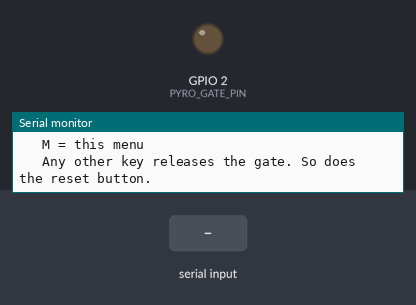
Recording of a sketch running on a simulated ESP32. On the bench: output pins drawn as LEDs (lit = HIGH), the last lines printed to the serial monitor. Dashed ring = blinking. The test bench sets the inputs (shaded band).

Above: at 2.9 s.
3.0 s: "b\n" received over Serial
At 5.9 s:
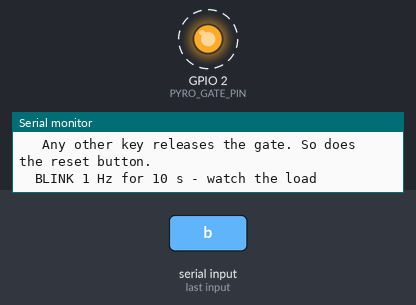
6.0 s: "1\n" received over Serial
At 6.6 s:
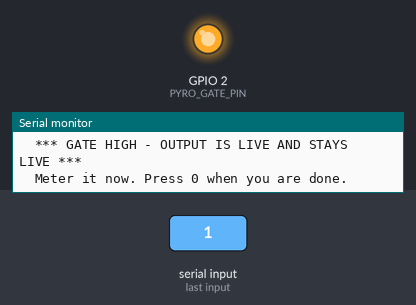
7.5 s: "B\n" received over Serial
At 8.25 s:
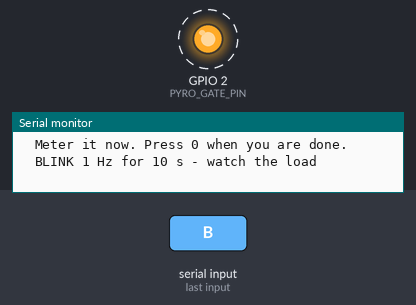
Timing chart, 0 to 16.5 s (numbered marks = the images above; inputs shaded):
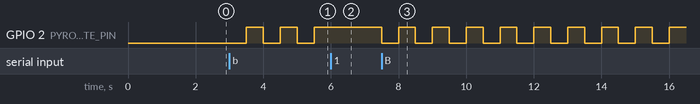

The sketch:

Pyro_Doctor.ino
```cpp
// =====================================================
// Pyro_Doctor - does the MOSFET module actually switch?
//
// The flight build drives the gate exactly once, for
// 400 ms, on the day it matters. That is the worst
// possible moment to find out the module is dead. So
// this sketch does the same thing on demand, from the
// serial monitor, with a meter on the output instead of
// a match.
//
// It answers three separate questions, and keeping them
// separate is the whole point:
//
//   1. Does GPIO2 actually swing?         (S3 side)
//   2. Does the gate reach the FET?       (wiring)
//   3. Does the FET pass current?         (module side)
//
// A single "no voltage at OUT" cannot tell those apart.
// Run the stages below in order and each one falls out
// on its own.
//
//   GPIO2 -> module (PWM)+     module GND -> board GND
//   pyro battery + -> module VIN+ / OUT+
//   LOAD across OUT+ / OUT-
//
// -----------------------------------------------------
// NO E-MATCH. NO SQUIB. NO IGNITER.
//
// This sketch will hold the gate HIGH for as long as you
// leave it there, which is the one thing the flight code
// is written to never do. A match on those terminals
// fires the instant you press 1. Use a resistor.
// -----------------------------------------------------
// =====================================================

// Must match Config.h. If you move the gate there, move
// it here in the same commit - a doctor that tests the
// wrong pin is worse than no doctor.
#define PYRO_GATE_PIN 2

// Same 400 ms the flight build uses, so the P command
// reproduces the real pulse and not an approximation of
// it. A rail that sags enough to reset the board will do
// it here too.
const unsigned long FIRE_DURATION = 400;

// A held gate is a live output. Say so, repeatedly, for
// as long as it is true - someone leaning in with a
// probe should not have to remember what they pressed.
const unsigned long LIVE_NAG      = 2000;

const unsigned long BLINK_HALF    = 500;   // 1 Hz square
const int           BLINK_CYCLES  = 10;

enum Mode { OFF, HOLD, PULSE, BLINK };

static Mode          mode      = OFF;
static unsigned long modeStart = 0;
static unsigned long lastNag   = 0;
static unsigned long lastEdge  = 0;
static int           edges     = 0;


// =====================================================
// GATE
//
// One place where the pin is written, so there is one
// place to look when the pin is wrong.
// =====================================================

static void gate(int level) {
  digitalWrite(PYRO_GATE_PIN, level);
}


static void allOff(const char *why) {
  gate(LOW);
  mode = OFF;
  Serial.printf("  [gate LOW] %s\n", why);
}


static void printWiring() {
  Serial.println();
  Serial.println("  WIRING");
  Serial.println("    GPIO2 -------> module (PWM)+");
  Serial.println("    board GND ---> module GND        <- both grounds, always");
  Serial.println("    pyro batt + -> module VIN+");
  Serial.println("    pyro batt - -> module VIN-");
  Serial.println("    LOAD --------> across OUT+ / OUT-");
  Serial.println();
  Serial.println("  The load is not optional. With nothing across OUT the");
  Serial.println("  meter's own 10 Mohm is the only path, and it will read");
  Serial.println("  whatever leakage feels like that day - often full battery");
  Serial.println("  volts with the FET hard off. That reading has fooled more");
  Serial.println("  people than a dead module ever has. A 100 ohm - 1k");
  Serial.println("  resistor, or a LED with its resistor, settles it.");
}


static void printProcedure() {
  Serial.println();
  Serial.println("  STAGE 1 - S3 side.  PYRO BATTERY DISCONNECTED.");
  Serial.println("    Meter on DC volts: black on board GND, red on GPIO2.");
  Serial.println("      press 1  ->  3.3 V     the S3 drives the gate");
  Serial.println("      press 0  ->  0.0 V");
  Serial.println("    Stuck at 0 with 1 pressed: the pad is dead or shorted,");
  Serial.println("    or GPIO2 is your board's RGB LED. The module is innocent.");
  Serial.println("    Around 1.5 V: something is loading the gate - a missing");
  Serial.println("    series resistor, or a module input that is not 3.3 V safe.");
  Serial.println();
  Serial.println("  STAGE 2 - module side.  BATTERY IN, LOAD ON, NO MATCH.");
  Serial.println("    Meter across the LOAD (OUT+ to OUT-):");
  Serial.println("      press 1  ->  ~Vbatt    the FET is conducting");
  Serial.println("      press 0  ->  ~0 V");
  Serial.println("    Meter GND to OUT- reads the OTHER way round:");
  Serial.println("      press 1  ->  0.0-0.3 V   Rds(on) drop, this is good");
  Serial.println("      press 0  ->  ~Vbatt      the load is holding OUT- up");
  Serial.println("    Both are correct. Pick one and write down which, because");
  Serial.println("    half the confusion on this bench is a meter clipped to a");
  Serial.println("    different terminal than the last time.");
  Serial.println();
  Serial.println("    Gate swings in stage 1 but OUT never moves in stage 2:");
  Serial.println("    the FET or its ground is the fault. That is the answer");
  Serial.println("    this sketch exists to produce.");
}


static void printMenu() {
  Serial.println();
  Serial.println("  --- COMMANDS ---");
  Serial.println("   1 = gate HIGH and HOLD   (meter time - output stays live)");
  Serial.println("   0 = gate LOW             (safe)");
  Serial.printf ("   P = timed pulse, %lu ms  (exactly what the flight code does)\n", FIRE_DURATION);
  Serial.println("   B = blink 1 Hz for 10 s  (watch the meter or LED chase it)");
  Serial.println("   S = status               W = wiring   H = how to measure");
  Serial.println("   M = this menu");
  Serial.println();
  Serial.println("   Any other key releases the gate. So does the reset button.");
}


static void printStatus() {
  // digitalRead on an OUTPUT reads the pad, not the
  // latch. If those two disagree, something outside the
  // S3 is holding the gate and no amount of firmware
  // will win that fight.
  int pad = digitalRead(PYRO_GATE_PIN);

  Serial.println();
  Serial.printf("  mode      : %s\n",
                mode == OFF   ? "OFF (gate low)" :
                mode == HOLD  ? "HOLD - OUTPUT IS LIVE" :
                mode == PULSE ? "pulse in progress" : "blinking");
  Serial.printf("  gate pin  : GPIO%d reads %s\n", PYRO_GATE_PIN, pad ? "HIGH" : "LOW");

  if (mode == HOLD)
    Serial.printf("  held for  : %.1f s\n", (millis() - modeStart) / 1000.0);

  if (mode == OFF && pad == HIGH) {
    Serial.println("  *** pad reads HIGH with the gate driven LOW - something");
    Serial.println("  *** external is holding it. Do not connect a match.");
  }
}


void setup() {
  // ---------------------------------------------------
  // NOTHING GOES ABOVE THIS LINE - same rule as
  // MRCC_FlightComputer_A.ino. Serial takes 1.5 s to come
  // up and the gate floats the whole time otherwise.
  //
  // The 10k pulldown at the gate is what actually covers
  // the window between reset and this line. This is the
  // second layer, not the first.
  // ---------------------------------------------------
  pinMode(PYRO_GATE_PIN, OUTPUT);
  digitalWrite(PYRO_GATE_PIN, LOW);

  Serial.begin(115200);
  delay(1500);

  Serial.println();
  Serial.println("=========================================");
  Serial.println(" Pyro_Doctor - MOSFET module bench test");
  Serial.printf ( " Chip: %s rev%d   gate: GPIO%d\n",
                  ESP.getChipModel(), ESP.getChipRevision(), PYRO_GATE_PIN);
  Serial.println("=========================================");
  Serial.println(" Gate is LOW. It stays low until you ask.");
  Serial.println();
  Serial.println(" *** NO E-MATCH ON THE OUTPUT. ***");
  Serial.println(" This sketch will hold the FET on for as");
  Serial.println(" long as you leave it. Use a resistor or");
  Serial.println(" a LED as the load. Nothing that burns.");
  Serial.println("=========================================");

  printWiring();
  printProcedure();
  printMenu();
}


void loop() {
  unsigned long now = millis();

  // ---- run whatever mode is active ----
  switch (mode) {

    case PULSE:
      if (now - modeStart >= FIRE_DURATION) {
        gate(LOW);
        mode = OFF;
        Serial.printf("  pulse ended after %lu ms - gate LOW\n", now - modeStart);
        Serial.println("  A meter cannot follow 400 ms. Use it to prove the");
        Serial.println("  pulse is SHORT, not to read the voltage: a LED load");
        Serial.println("  should blip, and the battery should not brown the");
        Serial.println("  board out. If the S3 reboots here, the flight build");
        Serial.println("  will reboot at apogee.");
      }
      break;

    case BLINK:
      if (now - lastEdge >= BLINK_HALF) {
        lastEdge = now;
        edges++;
        gate(edges & 1 ? HIGH : LOW);

        if (edges >= BLINK_CYCLES * 2) {
          gate(LOW);
          mode = OFF;
          Serial.println("  blink done - gate LOW");
          Serial.println("  A meter that swung the full way every second is a");
          Serial.println("  FET that switches. One that only twitched, or sat");
          Serial.println("  somewhere in the middle, is a gate not being driven");
          Serial.println("  hard enough - check the (PWM)+ wire and the grounds.");
        }
      }
      break;

    case HOLD:
      if (now - lastNag >= LIVE_NAG) {
        lastNag = now;
        Serial.printf("  [OUTPUT LIVE] gate HIGH for %.0f s - press 0 to stop\n",
                      (now - modeStart) / 1000.0);
      }
      break;

    case OFF:
      // Re-asserted every pass, as in the flight loop.
      // This is the state someone leaves the bench in.
      gate(LOW);
      break;
  }

  // ---- serial ----
  if (!Serial.available()) return;

  char c = Serial.read();
  if (c == '\n' || c == '\r') return;

  switch (c) {

    case '1':
      gate(HIGH);
      mode      = HOLD;
      modeStart = now;
      lastNag   = now;
      Serial.println();
      Serial.println("  *** GATE HIGH - OUTPUT IS LIVE AND STAYS LIVE ***");
      Serial.println("  Meter it now. Press 0 when you are done.");
      break;

    case '0': case 'l': case 'L':
      allOff("released");
      break;

    case 'p': case 'P':
      gate(HIGH);
      mode      = PULSE;
      modeStart = now;
      Serial.printf("\n  PULSE %lu ms - gate HIGH\n", FIRE_DURATION);
      break;

    case 'b': case 'B':
      mode     = BLINK;
      edges    = 0;
      lastEdge = now;
      gate(LOW);
      Serial.printf("\n  BLINK 1 Hz for %d s - watch the load\n", BLINK_CYCLES);
      break;

    case 's': case 'S': printStatus();    break;
    case 'w': case 'W': printWiring();    break;
    case 'h': case 'H': printProcedure(); break;
    case 'm': case 'M': printMenu();      break;

    default:
      // An unknown key is usually a fumble, and a fumble
      // while the output is live should end with the
      // output not live.
      if (mode != OFF) allOff("unknown key - releasing to be safe");
      else             Serial.println("  ? press M for the menu");
      break;
  }
}
```

Measured:
- after the input at 3.0 s, GPIO 2 (PYRO_GATE_PIN): alternates HIGH for 0.50 s and LOW for 0.50 s, starting after 0.50 s
- after the input at 6.0 s, GPIO 2 (PYRO_GATE_PIN): stays HIGH (without the input it goes to LOW after 0.00 s)
- after the input at 7.5 s, GPIO 2 (PYRO_GATE_PIN): alternates HIGH for 0.50 s and LOW for 0.50 s, starting at once
